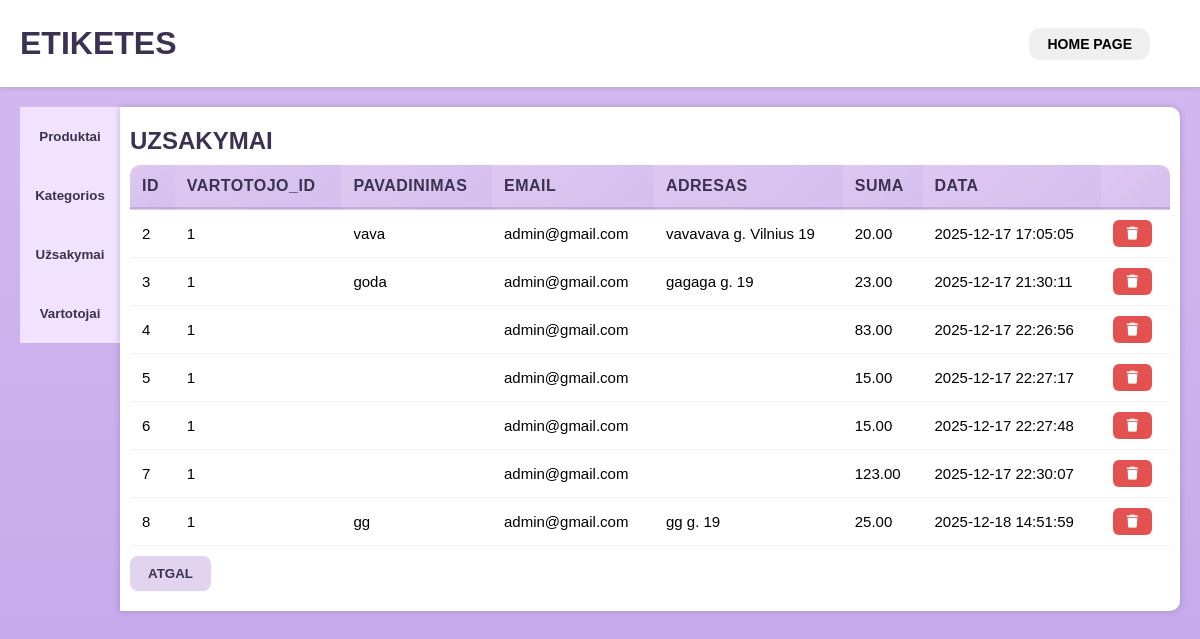
The page /Kursinis/admin/uzsakymai/uzsakymai.php (signed in) on the database its author committed.
### tables this page shows
CREATE TABLE `orders` (
  `id` int(11) NOT NULL,
  `user_id` int(11) DEFAULT NULL,
  `name` varchar(100) NOT NULL,
  `email` varchar(150) NOT NULL,
  `address` varchar(255) NOT NULL,
  `sum` decimal(10,2) NOT NULL,
  `date` datetime DEFAULT current_timestamp()
);

### Kursinis/admin/uzsakymai/uzsakymai.php (the view, shortened to what this page needs)
<?php
$db = new mysqli("localhost", "root", "", "etikeciu_parduotuve");
if (!$db->connect_error) {
    $res = $db->query("SELECT  * FROM orders
");
}
?>
<!DOCTYPE html>
<html lang="lt">
<head>
    <link rel="stylesheet" href="../styles.css">
    <link rel="stylesheet" href="https://cdnjs.cloudflare.com/ajax/libs/font-awesome/6.5.0/css/all.min.css">
</head>
<body>
    <div class="header">
        <h1>ETIKETES</h1>
        <a href="http://localhost/Kursinis/index.php">
            <button class="home-btn">HOME PAGE</button>
        </a>
    </div>
    <div class="layout">
        <div class="main-buttons">
            <a href="/Kursinis/admin/produktai/produktai.php">
                <button class="side-button">Produktai</button>
            </a>
            <a href="/Kursinis/admin/kategorijos/kategorijos.php">
                <button class="side-button">Kategorios</button>
            </a>
            <a href="/Kursinis/admin/uzsakymai/uzsakymai.php">
                <button class="side-button">Užsakymai</button>
            </a>
            <a href="/Kursinis/admin/vartotojai/vartotojai.php">
                <button class="side-button">Vartotojai</button>
            </a>
        </div>
        <div class="content">
            <h2>UZSAKYMAI</h2>
            <table>
                <tr class="top-tr">
                    <th>ID</th>
                    <th>VARTOTOJO_ID</th>
                    <th>PAVADINIMAS</th>
                    <th>EMAIL</th>
                    <th>ADRESAS</th>
                    <th>SUMA</th>
                    <th>DATA</th>
                    <th></th>
                </tr>
                <?php while ($r = $res->fetch_assoc()):
                    echo "<tr>";
                    echo    "<td>" . $r['id'] . "</td>";
                    echo    "<td>" . $r['user_id'] . "</td>";
                    echo    "<td>" . $r['name'] . "</td>";
                    echo    "<td>" . $r['email'] . "</td>";
                    echo    "<td>" . $r['address'] . "</td>";
                    echo    "<td>" . $r['sum'] . "</td>";
                    echo    "<td>" . $r['date'] . "</td>";
                    echo    "<td ><a href='uzsakymai_delete.php?id=" . $r['id'] . "'><button class='delete-btn'><i class='fa-solid fa-trash'></i></button></a></td>";
                    echo "</tr>";
                endwhile; ?>
            </table>
            <a href="/Kursinis/admin/index.php">
                <button class="back-button">ATGAL</button>
            </a>
        </div>
    </div>
</body>
</html>

### Kursinis/admin/styles.css (style rules this page uses)
body { padding: 0; margin: 0; background: linear-gradient(to bottom, #d5b9f0, #c3a6ea); font-family: Arial, sans-serif; min-height: 100vh; height: auto; }
.layout { display: flex; margin: 20px; min-height: 150px; min-width: 1120px; }
.content { flex: 1; padding: 10px; background-color: white; box-shadow: 0 0 6px rgba(90, 70, 110, 0.3); border-radius: 0 10px 10px 0; }
h2 { margin: 0; padding: 10px 10px 10px 0; border-radius: 6px; color: #3b3150; }
h1 { margin: 0; padding: 20px; color: #3b3150; }
.header { display: flex; flex-direction: row; background-color: white; margin-bottom: 10px; padding: 5px 0; box-shadow: 0px 1px 5px rgba(145, 128, 160, 0.4); }
.header a { margin: auto 50px auto auto; }
.home-btn { border: none; cursor: pointer; font-family: inherit; font-weight: bold; font-size: 14px; padding: 8px 18px; border-radius: 12px; transition: all 0.2s ease; margin: auto auto; }
table { border-collapse: collapse; width: 100%; }
.top-tr th { background: linear-gradient(135deg, #dec8f1, #d4bfee); color: #3b3150; padding: 12px; font-weight: 700; border-bottom: 3px solid rgba(140, 100, 170, 0.3); text-align: left; letter-spacing: 0.5px; }
.top-tr th:first-child { border-top-left-radius: 10px; }
.top-tr th:last-child { border-top-right-radius: 10px; }
td { padding: 10px 12px; border-bottom: 1px solid rgba(0, 0, 0, 0.05); font-size: 15px; }
.delete-btn { background-color: rgb(228, 81, 81); border: none; padding: 6px 14px; border-radius: 6px; color: #ffffff; font-size: 13px; cursor: pointer; }
.back-button { margin: 10px 0; background-color: rgb(226, 211, 239); border: none; padding: 10px 18px; border-radius: 8px; color: #3b3150; font-weight: 600; cursor: pointer; }
.side-button { background-color: rgb(241, 226, 255); border: none; padding: 10px; cursor: pointer; height: 59px; padding: 20px 0; width: 100px; font-weight: bold; color: #3b3150; }
.main-buttons { display: flex; flex-direction: column; gap: 0; padding: 0; margin: 0; }

### rows shown on the page
orders: id "2", user "1", name "vava", email "admin@gmail.com", address "vavavava g. Vilnius 19", sum "20.00", date "2025-12-17 17:05:05"
orders: id "3", user "1", name "goda", email "admin@gmail.com", address "gagaga g. 19", sum "23.00", date "2025-12-17 21:30:11"
orders: id "4", user "1", email "admin@gmail.com", sum "83.00", date "2025-12-17 22:26:56"
orders: id "5", user "1", email "admin@gmail.com", sum "15.00", date "2025-12-17 22:27:17"
orders: id "6", user "1", email "admin@gmail.com", sum "15.00", date "2025-12-17 22:27:48"
orders: id "7", user "1", email "admin@gmail.com", sum "123.00", date "2025-12-17 22:30:07"
orders: id "8", user "1", name "gg", email "admin@gmail.com", address "gg g. 19", sum "25.00", date "2025-12-18 14:51:59"
